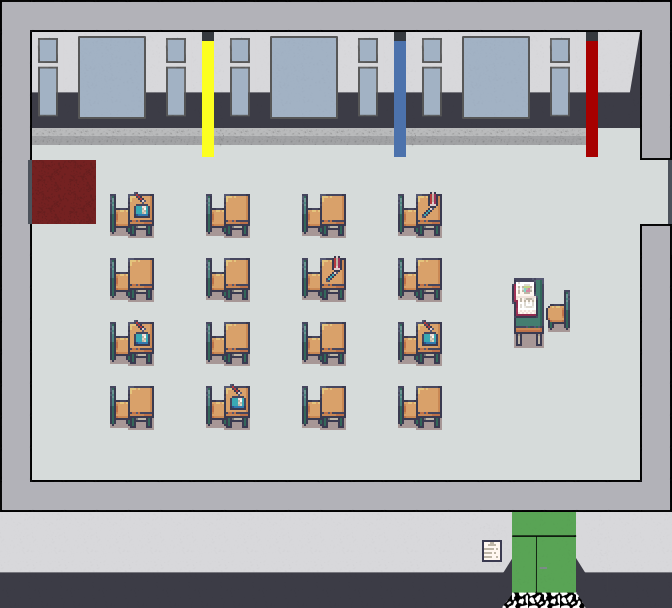

A 2D game scene composited from a Tiled map and its tileset images. What follows is a short description and the map's XML, with each tile layer's data collapsed to a summary:
An orthogonal 21x19 tile map with 32x32 px tiles, 9 tile layers (wall, exit, start, Boden, ...), 1 hidden layer not drawn, 5 tilesets.

<map version="1.4" tiledversion="1.4.3" orientation="orthogonal" renderorder="right-down" width="21" height="19" tilewidth="32" tileheight="32" infinite="0" nextlayerid="14" nextobjectid="1">
 <editorsettings>
  <export target="Klassenzimmer gruen.json" format="json" />
 </editorsettings>
 <tileset firstgid="1" name="Boden_Klassenzimmer" tilewidth="32" tileheight="32" tilecount="1" columns="1">
  <image source="Boden_Klassenzimmer.png" width="32" height="32" />
 </tileset>
 <tileset firstgid="2" name="5_Classroom_and_library_32x32" tilewidth="32" tileheight="32" tilecount="544" columns="16">
  <image source="Tilesets/5_Classroom_and_library_32x32.png" width="512" height="1088" />
  <tile id="24">
   <properties>
    <property name="collides" type="bool" value="true" />
   </properties>
  </tile>
  <tile id="27">
   <properties>
    <property name="collides" type="bool" value="true" />
   </properties>
  </tile>
  <tile id="50">
   <properties>
    <property name="collides" type="bool" value="true" />
   </properties>
  </tile>
  <tile id="52">
   <properties>
    <property name="collides" type="bool" value="true" />
   </properties>
  </tile>
  <tile id="53">
   <properties>
    <property name="collides" type="bool" value="true" />
   </properties>
  </tile>
  <tile id="83">
   <properties>
    <property name="collides" type="bool" value="true" />
   </properties>
  </tile>
  <tile id="84">
   <properties>
    <property name="collides" type="bool" value="true" />
   </properties>
  </tile>
  <tile id="86">
   <properties>
    <property name="collides" type="bool" value="true" />
   </properties>
  </tile>
 </tileset>
 <tileset firstgid="546" name="wand" tilewidth="32" tileheight="32" tilecount="184" columns="8">
  <image source="Tilesets/wand.png" width="256" height="736" />
  <tile id="0">
   <properties>
    <property name="collides" type="bool" value="false" />
   </properties>
  </tile>
  <tile id="1">
   <properties>
    <property name="collides" type="bool" value="false" />
   </properties>
  </tile>
  <tile id="2">
   <properties>
    <property name="collides" type="bool" value="false" />
   </properties>
  </tile>
  <tile id="3">
   <properties>
    <property name="collides" type="bool" value="false" />
   </properties>
  </tile>
  <tile id="4">
   <properties>
    <property name="collides" type="bool" value="false" />
   </properties>
  </tile>
  <tile id="5">
   <properties>
    <property name="collides" type="bool" value="false" />
   </properties>
  </tile>
  <tile id="6">
   <properties>
    <property name="collides" type="bool" value="false" />
   </properties>
  </tile>
  <tile id="7">
   <properties>
    <property name="collides" type="bool" value="false" />
   </properties>
  </tile>
  <tile id="8">
   <properties>
    <property name="collides" type="bool" value="false" />
   </properties>
  </tile>
  <tile id="9">
   <properties>
    <property name="collides" type="bool" value="false" />
   </properties>
  </tile>
  <tile id="10">
   <properties>
    <property name="collides" type="bool" value="false" />
   </properties>
  </tile>
  <tile id="11">
   <properties>
    <property name="collides" type="bool" value="false" />
   </properties>
  </tile>
  <tile id="12">
   <properties>
    <property name="collides" type="bool" value="false" />
   </properties>
  </tile>
  <tile id="13">
   <properties>
    <property name="collides" type="bool" value="false" />
   </properties>
  </tile>
  <tile id="14">
   <properties>
    <property name="collides" type="bool" value="false" />
   </properties>
  </tile>
  <tile id="15">
   <properties>
    <property name="collides" type="bool" value="false" />
   </properties>
  </tile>
  <tile id="16">
   <properties>
    <property name="collides" type="bool" value="true" />
   </properties>
  </tile>
  <tile id="17">
   <properties>
    <property name="collides" type="bool" value="true" />
   </properties>
  </tile>
  <tile id="18">
   <properties>
    <property name="collides" type="bool" value="true" />
   </properties>
  </tile>
  <tile id="19">
   <properties>
    <property name="collides" type="bool" value="true" />
   </properties>
  </tile>
  <tile id="20">
   <properties>
    <property name="collides" type="bool" value="true" />
   </properties>
  </tile>
  <tile id="21">
   <properties>
    <property name="collides" type="bool" value="true" />
   </properties>
  </tile>
  <tile id="22">
   <properties>
    <property name="collides" type="bool" value="true" />
   </properties>
  </tile>
  <tile id="23">
   <properties>
    <property name="collides" type="bool" value="true" />
   </properties>
  </tile>
  <tile id="40">
   <properties>
    <property name="collides" type="bool" value="true" />
   </properties>
  </tile>
  <tile id="43">
   <properties>
    <property name="collides" type="bool" value="true" />
   </properties>
  </tile>
  <tile id="53">
   <properties>
    <property name="collides" type="bool" value="true" />
   </properties>
  </tile>
  <tile id="54">
   <properties>
    <property name="collides" type="bool" value="true" />
   </properties>
  </tile>
  <tile id="55">
   <properties>
    <property name="collides" type="bool" value="true" />
   </properties>
  </tile>
  <tile id="61">
   <properties>
    <property name="collides" type="bool" value="true" />
   </properties>
  </tile>
  <tile id="62">
   <properties>
    <property name="collides" type="bool" value="true" />
   </properties>
  </tile>
  <tile id="63">
   <properties>
    <property name="collides" type="bool" value="true" />
   </properties>
  </tile>
  <tile id="69">
   <properties>
    <property name="collides" type="bool" value="true" />
   </properties>
  </tile>
  <tile id="70">
   <properties>
    <property name="collides" type="bool" value="true" />
   </properties>
  </tile>
  <tile id="71">
   <properties>
    <property name="collides" type="bool" value="true" />
   </properties>
  </tile>
  <tile id="72">
   <properties>
    <property name="collides" type="bool" value="true" />
   </properties>
  </tile>
  <tile id="73">
   <properties>
    <property name="collides" type="bool" value="true" />
   </properties>
  </tile>
  <tile id="74">
   <properties>
    <property name="collides" type="bool" value="true" />
   </properties>
  </tile>
  <tile id="75">
   <properties>
    <property name="collides" type="bool" value="true" />
   </properties>
  </tile>
  <tile id="76">
   <properties>
    <property name="collides" type="bool" value="true" />
   </properties>
  </tile>
  <tile id="77">
   <properties>
    <property name="collides" type="bool" value="true" />
   </properties>
  </tile>
  <tile id="78">
   <properties>
    <property name="collides" type="bool" value="true" />
   </properties>
  </tile>
  <tile id="79">
   <properties>
    <property name="collides" type="bool" value="true" />
   </properties>
  </tile>
  <tile id="80">
   <properties>
    <property name="collides" type="bool" value="true" />
   </properties>
  </tile>
  <tile id="81">
   <properties>
    <property name="collides" type="bool" value="true" />
   </properties>
  </tile>
  <tile id="82">
   <properties>
    <property name="collides" type="bool" value="true" />
   </properties>
  </tile>
  <tile id="83">
   <properties>
    <property name="collides" type="bool" value="true" />
   </properties>
  </tile>
  <tile id="84">
   <properties>
    <property name="collides" type="bool" value="true" />
   </properties>
  </tile>
  <tile id="85">
   <properties>
    <property name="collides" type="bool" value="true" />
   </properties>
  </tile>
  <tile id="86">
   <properties>
    <property name="collides" type="bool" value="true" />
   </properties>
  </tile>
  <tile id="87">
   <properties>
    <property name="collides" type="bool" value="true" />
   </properties>
  </tile>
  <tile id="88">
   <properties>
    <property name="collides" type="bool" value="true" />
   </properties>
  </tile>
  <tile id="89">
   <properties>
    <property name="collides" type="bool" value="true" />
   </properties>
  </tile>
  <tile id="90">
   <properties>
    <property name="collides" type="bool" value="true" />
   </properties>
  </tile>
  <tile id="91">
   <properties>
    <property name="collides" type="bool" value="true" />
   </properties>
  </tile>
  <tile id="92">
   <properties>
    <property name="collides" type="bool" value="true" />
   </properties>
  </tile>
  <tile id="93">
   <properties>
    <property name="collides" type="bool" value="true" />
   </properties>
  </tile>
  <tile id="94">
   <properties>
    <property name="collides" type="bool" value="true" />
   </properties>
  </tile>
  <tile id="95">
   <properties>
    <property name="collides" type="bool" value="true" />
   </properties>
  </tile>
  <tile id="96">
   <properties>
    <property name="collides" type="bool" value="true" />
   </properties>
  </tile>
  <tile id="97">
   <properties>
    <property name="collides" type="bool" value="true" />
   </properties>
  </tile>
  <tile id="98">
   <properties>
    <property name="collides" type="bool" value="true" />
   </properties>
  </tile>
  <tile id="99">
   <properties>
    <property name="collides" type="bool" value="true" />
   </properties>
  </tile>
  <tile id="100">
   <properties>
    <property name="collides" type="bool" value="true" />
   </properties>
  </tile>
  <tile id="101">
   <properties>
    <property name="collides" type="bool" value="true" />
   </properties>
  </tile>
  <tile id="102">
   <properties>
    <property name="collides" type="bool" value="true" />
   </properties>
  </tile>
  <tile id="103">
   <properties>
    <property name="collides" type="bool" value="true" />
   </properties>
  </tile>
  <tile id="104">
   <properties>
    <property name="collides" type="bool" value="true" />
   </properties>
  </tile>
  <tile id="105">
   <properties>
    <property name="collides" type="bool" value="true" />
   </properties>
  </tile>
  <tile id="106">
   <properties>
    <property name="collides" type="bool" value="true" />
   </properties>
  </tile>
  <tile id="107">
   <properties>
    <property name="collides" type="bool" value="true" />
   </properties>
  </tile>
  <tile id="108">
   <properties>
    <property name="collides" type="bool" value="true" />
   </properties>
  </tile>
  <tile id="109">
   <properties>
    <property name="collides" type="bool" value="true" />
   </properties>
  </tile>
  <tile id="110">
   <properties>
    <property name="collides" type="bool" value="true" />
   </properties>
  </tile>
  <tile id="111">
   <properties>
    <property name="collides" type="bool" value="true" />
   </properties>
  </tile>
  <tile id="112">
   <properties>
    <property name="collides" type="bool" value="true" />
   </properties>
  </tile>
  <tile id="113">
   <properties>
    <property name="collides" type="bool" value="true" />
   </properties>
  </tile>
  <tile id="114">
   <properties>
    <property name="collides" type="bool" value="true" />
   </properties>
  </tile>
  <tile id="115">
   <properties>
    <property name="collides" type="bool" value="true" />
   </properties>
  </tile>
  <tile id="116">
   <properties>
    <property name="collides" type="bool" value="true" />
   </properties>
  </tile>
  <tile id="117">
   <properties>
    <property name="collides" type="bool" value="true" />
   </properties>
  </tile>
  <tile id="118">
   <properties>
    <property name="collides" type="bool" value="true" />
   </properties>
  </tile>
  <tile id="119">
   <properties>
    <property name="collides" type="bool" value="true" />
   </properties>
  </tile>
  <tile id="120">
   <properties>
    <property name="collides" type="bool" value="true" />
   </properties>
  </tile>
  <tile id="121">
   <properties>
    <property name="collides" type="bool" value="true" />
   </properties>
  </tile>
  <tile id="122">
   <properties>
    <property name="collides" type="bool" value="true" />
   </properties>
  </tile>
  <tile id="123">
   <properties>
    <property name="collides" type="bool" value="true" />
   </properties>
  </tile>
  <tile id="124">
   <properties>
    <property name="collides" type="bool" value="true" />
   </properties>
  </tile>
  <tile id="125">
   <properties>
    <property name="collides" type="bool" value="true" />
   </properties>
  </tile>
  <tile id="126">
   <properties>
    <property name="collides" type="bool" value="true" />
   </properties>
  </tile>
  <tile id="127">
   <properties>
    <property name="collides" type="bool" value="true" />
   </properties>
  </tile>
  <tile id="128">
   <properties>
    <property name="collides" type="bool" value="true" />
   </properties>
  </tile>
  <tile id="129">
   <properties>
    <property name="collides" type="bool" value="true" />
   </properties>
  </tile>
  <tile id="130">
   <properties>
    <property name="collides" type="bool" value="true" />
   </properties>
  </tile>
  <tile id="131">
   <properties>
    <property name="collides" type="bool" value="true" />
   </properties>
  </tile>
  <tile id="132">
   <properties>
    <property name="collides" type="bool" value="true" />
   </properties>
  </tile>
  <tile id="133">
   <properties>
    <property name="collides" type="bool" value="true" />
   </properties>
  </tile>
  <tile id="134">
   <properties>
    <property name="collides" type="bool" value="true" />
   </properties>
  </tile>
  <tile id="135">
   <properties>
    <property name="collides" type="bool" value="true" />
   </properties>
  </tile>
  <tile id="136">
   <properties>
    <property name="collides" type="bool" value="true" />
   </properties>
  </tile>
  <tile id="137">
   <properties>
    <property name="collides" type="bool" value="true" />
   </properties>
  </tile>
  <tile id="138">
   <properties>
    <property name="collides" type="bool" value="true" />
   </properties>
  </tile>
  <tile id="139">
   <properties>
    <property name="collides" type="bool" value="true" />
   </properties>
  </tile>
  <tile id="140">
   <properties>
    <property name="collides" type="bool" value="true" />
   </properties>
  </tile>
  <tile id="141">
   <properties>
    <property name="collides" type="bool" value="true" />
   </properties>
  </tile>
  <tile id="142">
   <properties>
    <property name="collides" type="bool" value="true" />
   </properties>
  </tile>
  <tile id="143">
   <properties>
    <property name="collides" type="bool" value="true" />
   </properties>
  </tile>
  <tile id="144">
   <properties>
    <property name="collides" type="bool" value="true" />
   </properties>
  </tile>
  <tile id="145">
   <properties>
    <property name="collides" type="bool" value="true" />
   </properties>
  </tile>
  <tile id="147">
   <properties>
    <property name="collides" type="bool" value="true" />
   </properties>
  </tile>
  <tile id="148">
   <properties>
    <property name="collides" type="bool" value="true" />
   </properties>
  </tile>
  <tile id="149">
   <properties>
    <property name="collides" type="bool" value="true" />
   </properties>
  </tile>
  <tile id="150">
   <properties>
    <property name="collides" type="bool" value="true" />
   </properties>
  </tile>
  <tile id="151">
   <properties>
    <property name="collides" type="bool" value="true" />
   </properties>
  </tile>
  <tile id="152">
   <properties>
    <property name="collides" type="bool" value="true" />
   </properties>
  </tile>
  <tile id="154">
   <properties>
    <property name="collides" type="bool" value="true" />
   </properties>
  </tile>
  <tile id="159">
   <properties>
    <property name="collides" type="bool" value="true" />
   </properties>
  </tile>
  <tile id="181">
   <properties>
    <property name="collides" type="bool" value="true" />
   </properties>
  </tile>
 </tileset>
 <tileset firstgid="730" name="Tafelranz" tilewidth="32" tileheight="32" tilecount="5" columns="1">
  <image source="Tilesets/Tafelranz.png" width="32" height="160" />
 </tileset>
 <tileset firstgid="735" name="boden" tilewidth="32" tileheight="32" tilecount="12" columns="4">
  <image source="Tilesets/boden.png" width="128" height="96" />
 </tileset>
 <layer id="12" name="wall" width="21" height="19">
  <data>[399 cells, 8 non-empty, 1 distinct tile ids]</data>
 </layer>
 <layer id="11" name="exit" width="21" height="19">
  <properties>
   <property name="exitUrl" value="../master/test.json#klassenzimmerzurueck" />
  </properties>
  <data>[399 cells, 2 non-empty, 1 distinct tile ids]</data>
 </layer>
 <layer id="6" name="start" width="21" height="19">
  <data>[399 cells, 2 non-empty, 1 distinct tile ids]</data>
 </layer>
 <layer id="3" name="Boden" width="21" height="19">
  <data>[399 cells, 399 non-empty, 4 distinct tile ids]</data>
 </layer>
 <layer id="4" name="Stühle" width="21" height="19">
  <data>[399 cells, 69 non-empty, 9 distinct tile ids]</data>
 </layer>
 <layer id="5" name="Wände" width="21" height="19">
  <data>[399 cells, 190 non-empty, 36 distinct tile ids]</data>
 </layer>
 <layer id="8" name="Säulen" width="21" height="19">
  <properties>
   <property name="collides" type="bool" value="true" />
  </properties>
  <data>[399 cells, 27 non-empty, 15 distinct tile ids]</data>
 </layer>
 <objectgroup id="2" name="floorLayer" visible="0" />
 <layer id="7" name="Tafel" width="21" height="19" visible="0">
  <data>[399 cells, 5 non-empty, 5 distinct tile ids]</data>
 </layer>
 <layer id="9" name="overlay" width="21" height="19">
  <data>[399 cells, 97 non-empty, 21 distinct tile ids]</data>
 </layer>
 <layer id="13" name="overoverlay" width="21" height="19">
  <data>[399 cells, 2 non-empty, 2 distinct tile ids]</data>
 </layer>
</map>
